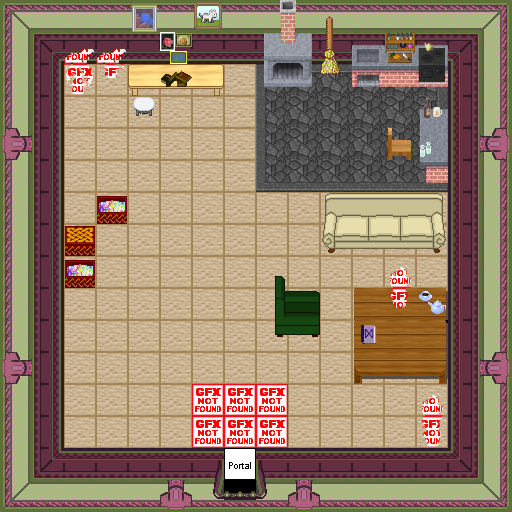

This game map was drawn from its Tiled (.tmx) file and the tilesets committed beside it. A one-line description and the trimmed map source follow:
An orthogonal 16x16 tile map with 32x32 px tiles, 6 tile layers (0_floor, 1_terrain, 2_object, 3_roof, ...), 2 hidden layers not drawn, 25 tilesets.

<map version="1.2" tiledversion="1.3.0" orientation="orthogonal" renderorder="right-down" compressionlevel="0" width="16" height="16" tilewidth="32" tileheight="32" infinite="0" nextlayerid="9" nextobjectid="1">
 <tileset firstgid="1" name="plant" tilewidth="32" tileheight="32" tilecount="12" columns="6">
  <image source="../../tileset/plant/indoor/pot_plant_1.png" width="192" height="64" />
 </tileset>
 <tileset firstgid="13" name="wall" tilewidth="32" tileheight="32" tilecount="28" columns="4">
  <image source="../../tileset/building/wall/int_green_purple.png" width="128" height="224" />
 </tileset>
 <tileset firstgid="41" name="entrance" tilewidth="32" tileheight="32" tilecount="28" columns="4">
  <image source="../../tileset/building/entrance/green_purple_ns_ew.png" width="128" height="224" />
 </tileset>
 <tileset firstgid="69" name="black" tilewidth="32" tileheight="32" tilecount="4" columns="4">
  <image source="../../tileset/ground/ground_2.png" width="128" height="32" />
 </tileset>
 <tileset firstgid="73" name="chair" tilewidth="32" tileheight="32" tilecount="4" columns="2">
  <image source="../../tileset/furniture/chair/wooden_pale.png" width="64" height="64" />
 </tileset>
 <tileset firstgid="77" name="stairs" tilewidth="32" tileheight="32" tilecount="12" columns="2">
  <image source="../../tileset/building/stairs/stairs.png" width="64" height="192" />
 </tileset>
 <tileset firstgid="89" name="details1" tilewidth="32" tileheight="32" tilecount="3" columns="1">
  <image source="../../tileset/item/brush.png" width="32" height="96" />
 </tileset>
 <tileset firstgid="92" name="plant2" tilewidth="32" tileheight="32" tilecount="12" columns="6">
  <image source="../../tileset/plant/indoor/pot_plant_1.png" width="192" height="64" />
 </tileset>
 <tileset firstgid="104" name="collision" tilewidth="32" tileheight="32" tilecount="1" columns="1">
  <image source="../../tileset/logic/collision.png" width="32" height="32" />
 </tileset>
 <tileset firstgid="105" name="table" tilewidth="32" tileheight="32" tilecount="9" columns="3">
  <image source="../../tileset/furniture/table/wooden_rectangular.png" width="96" height="96" />
 </tileset>
 <tileset firstgid="114" name="portals" tilewidth="32" tileheight="32" tilecount="16" columns="8">
  <image source="../../tileset/logic/portal.png" width="256" height="64" />
 </tileset>
 <tileset firstgid="130" name="sofa1" tilewidth="32" tileheight="32" tilecount="12" columns="4">
  <image source="../../tileset/furniture/chair/armchair.png" width="128" height="96" />
 </tileset>
 <tileset firstgid="142" name="drink" tilewidth="32" tileheight="32" tilecount="16" columns="4">
  <image source="../../tileset/item/drink/bottles_and_cups.png" width="128" height="128" />
 </tileset>
 <tileset firstgid="158" name="paintings" tilewidth="32" tileheight="32" tilecount="16" columns="4">
  <image source="../../tileset/furniture/picture/oil_paintings.png" width="128" height="128" />
 </tileset>
 <tileset firstgid="174" name="warmer" tilewidth="32" tileheight="32" tilecount="6" columns="2">
  <image source="../../tileset/furniture/kitchen/warmer_2.png" width="64" height="96" />
 </tileset>
 <tileset firstgid="180" name="kitchen" tilewidth="32" tileheight="32" tilecount="44" columns="4">
  <image source="../../tileset/furniture/kitchen/cabinets.png" width="128" height="352" />
 </tileset>
 <tileset firstgid="224" name="tile" tilewidth="32" tileheight="32" tilecount="1" columns="1">
  <image source="../../tileset/ground/indoor/oriental_tan_tile.png" width="32" height="32" />
 </tileset>
 <tileset firstgid="225" name="red rug" tilewidth="32" tileheight="32" tilecount="9" columns="3">
  <image source="../../tileset/furniture/carpet/dark_red.png" width="96" height="96" />
 </tileset>
 <tileset firstgid="234" name="sofa" tilewidth="32" tileheight="32" tilecount="6" columns="3">
  <image source="../../tileset/furniture/chair/sofa_cream.png" width="96" height="64" />
 </tileset>
 <tileset firstgid="240" name="bench" tilewidth="32" tileheight="32" tilecount="3" columns="3">
  <image source="../../tileset/furniture/table/long_side_on_pale.png" width="96" height="32" />
 </tileset>
 <tileset firstgid="243" name="books" tilewidth="32" tileheight="32" tilecount="4" columns="2">
  <image source="../../tileset/item/documents/books2.png" width="64" height="64" />
 </tileset>
 <tileset firstgid="247" name="red chests" tilewidth="32" tileheight="32" tilecount="4" columns="2">
  <image source="../../tileset/item/chest/chests_red.png" width="64" height="64" />
 </tileset>
 <tileset firstgid="251" name="cats" tilewidth="32" tileheight="32" tilecount="3" columns="3">
  <image source="../../tileset/furniture/picture/cats.png" width="96" height="32" />
 </tileset>
 <tileset firstgid="254" name="table/white" tilewidth="32" tileheight="32" tilecount="30" columns="6">
  <image source="../../tileset/furniture/table/white.png" width="192" height="160" />
 </tileset>
 <tileset firstgid="284" name="ground/slate_tiles" tilewidth="32" tileheight="32" tilecount="15" columns="5">
  <image source="../../tileset/ground/slate_tiles.png" width="160" height="96" />
 </tileset>
 <layer id="1" name="0_floor" width="16" height="16">
  <data>[256 cells, 256 non-empty, 19 distinct tile ids]</data>
 </layer>
 <layer id="2" name="1_terrain" width="16" height="16">
  <data>[256 cells, 138 non-empty, 39 distinct tile ids]</data>
 </layer>
 <layer id="3" name="2_object" width="16" height="16">
  <data>[256 cells, 44 non-empty, 39 distinct tile ids]</data>
 </layer>
 <layer id="4" name="3_roof" width="16" height="16">
  <data>[256 cells, 5 non-empty, 5 distinct tile ids]</data>
 </layer>
 <layer id="5" name="4_roof_add" width="16" height="16">
  <data>[256 cells, 1 non-empty, 1 distinct tile ids]</data>
 </layer>
 <layer id="6" name="objects" width="16" height="16">
  <data>[256 cells, 1 non-empty, 1 distinct tile ids]</data>
 </layer>
 <layer id="7" name="collision" width="16" height="16" visible="0" opacity="0.37">
  <data>[256 cells, 143 non-empty, 1 distinct tile ids]</data>
 </layer>
 <layer id="8" name="protection" width="16" height="16" visible="0">
  <data>[256 cells, 0 non-empty, 0 distinct tile ids]</data>
 </layer>
</map>
